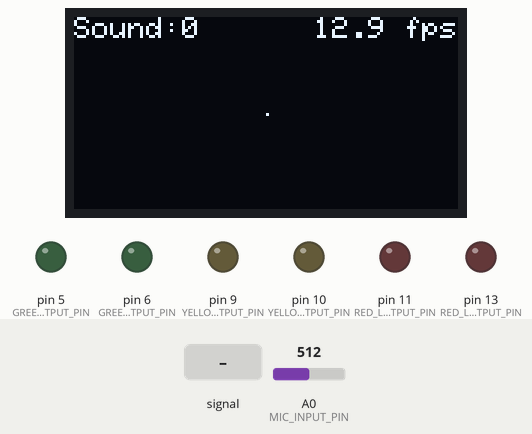
This sketch was run on a simulated Arduino Uno, built with avr-gcc and run on an emulated ATmega328P. Shown: 128×64 one-colour display, output pins drawn as LEDs (lit = HIGH). Inputs (shaded band) come from the test bench; at power-on: A0 (MIC_INPUT_PIN) = 512.

Above: at 1.2 s.
1.3 s: A0 (MIC_INPUT_PIN) fed a 200 Hz sine of ±255 counts around its level
At 4.0 s:
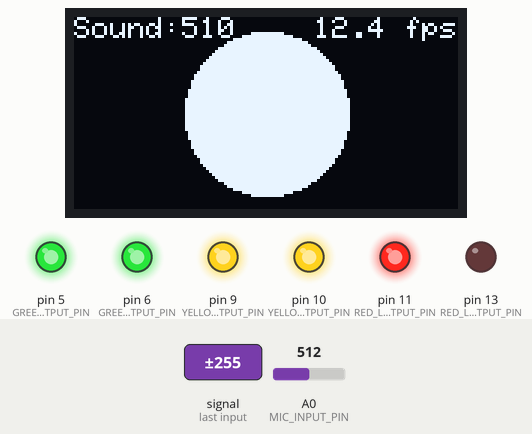
4.3 s: A0 (MIC_INPUT_PIN) set to 122
At 5.1 s:
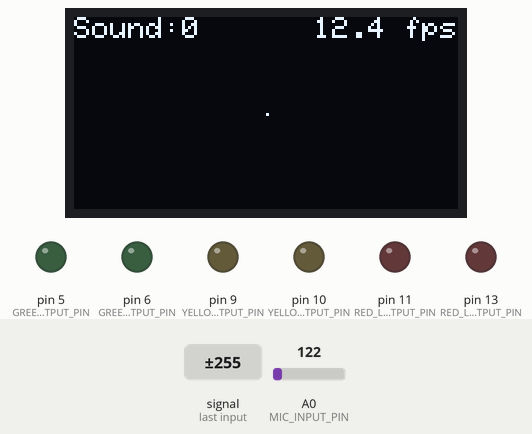
5.9 s: A0 (MIC_INPUT_PIN) set to 610
At 6.6 s:
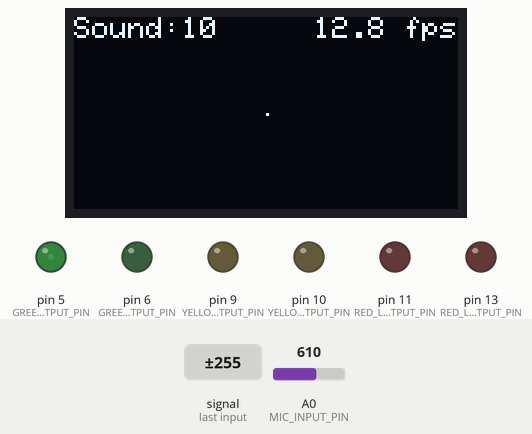
7.4 s: A0 (MIC_INPUT_PIN) fed a 1000 Hz sine of ±255 counts around its level
At 8.1 s:
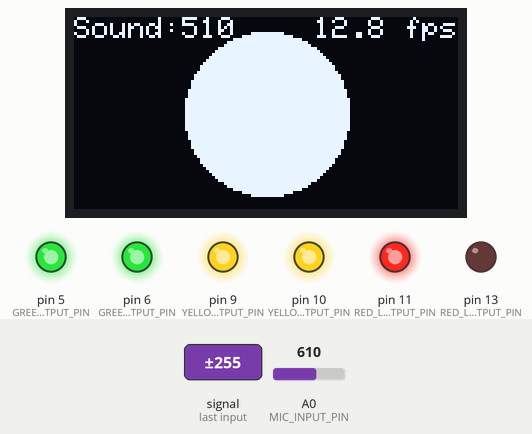
9.8 s: A0 (MIC_INPUT_PIN) fed a 2 Hz sine of ±306 counts around its level
At 10.3 s:
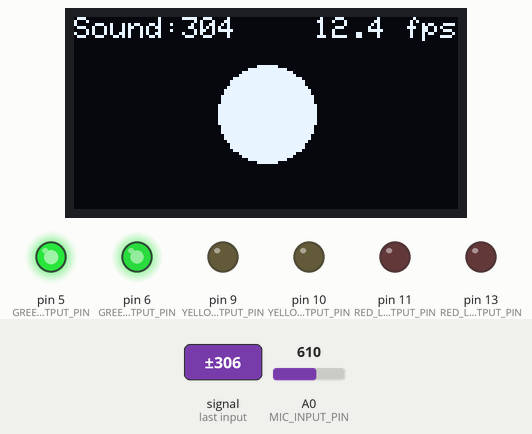
11.6 s: A0 (MIC_INPUT_PIN) set to 511
At 12.1 s:
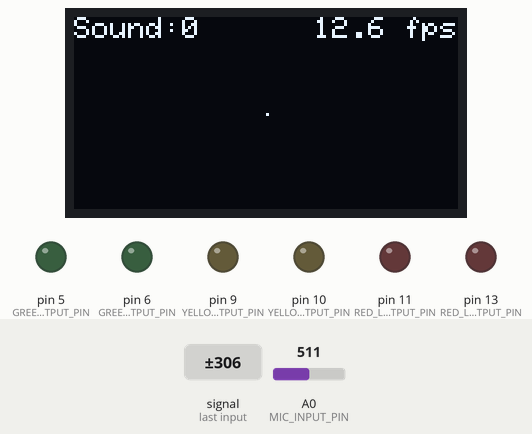
Timing chart, 0 to 14.2 s (numbered marks = the images above; inputs shaded):
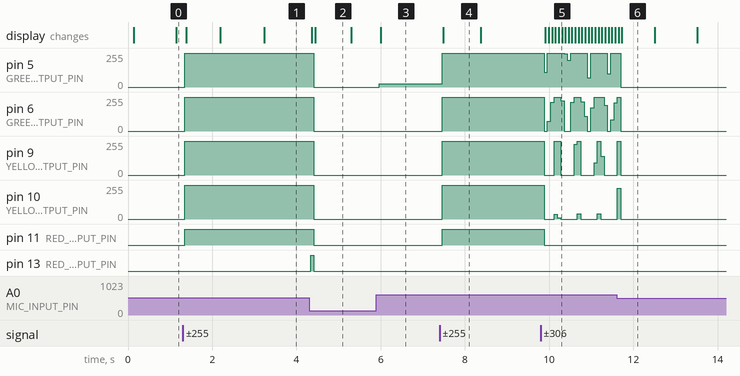

The sketch:

SoundLevelSixLEDsWithOLED.ino
```cpp
/*
 * Simple VUMeter using an electret microphone (with built-in amp) on A0 and for
 * output, we use the PWM pins with LEDs and the OLED display.
 *
 * We also have a version without the OLED called: SoundLevelSixLEDs.ino
 *
 * Based on
 * https://learn.adafruit.com/adafruit-microphone-amplifier-breakout/measuring-sound-levels
 *
 * By Jon E. Froehlich
 * @jonfroehlich
 * http://makeabilitylab.io
 *
 */
// #include <SPI.h> // Comment out when using i2c
#include <Wire.h>
#include <Adafruit_GFX.h>
#include <Adafruit_SSD1306.h>

#define SCREEN_WIDTH 128 // OLED display width, in pixels
#define SCREEN_HEIGHT 64 // OLED display height, in pixels

// Declaration for an SSD1306 display connected to I2C (SDA, SCL pins)
#define OLED_RESET     4 // Reset pin # (or -1 if sharing Arduino reset pin)
Adafruit_SSD1306 _display(SCREEN_WIDTH, SCREEN_HEIGHT, &Wire, OLED_RESET);

// 1024 with 5V, 676 with 3.3V on Arduino Uno or Leonardo
const int MAX_ANALOG_IN = 600;

const int MAX_ANALOG_OUT = 255;
const int MIC_INPUT_PIN = A0;


const int MIN_SHAPE_SIZE = 0;
int _maxShapeSize = 0;

const int sampleWindow = 50; // Sample window width in mS (50 ms = 20Hz)

const int GREEN_LED1_OUTPUT_PIN = 5;
const int GREEN_LED2_OUTPUT_PIN = 6;
const int YELLOW_LED1_OUTPUT_PIN =9;
const int YELLOW_LED2_OUTPUT_PIN = 10;
const int RED_LED1_OUTPUT_PIN = 11;
const int RED_LED2_OUTPUT_PIN = 13;
const int NUM_LEDS = 6;
const int LED_PINS[NUM_LEDS] = {
  GREEN_LED1_OUTPUT_PIN,
  GREEN_LED2_OUTPUT_PIN,
  YELLOW_LED1_OUTPUT_PIN,
  YELLOW_LED2_OUTPUT_PIN,
  RED_LED1_OUTPUT_PIN,
  RED_LED2_OUTPUT_PIN,
};

// for tracking fps
float _fps = 0;
unsigned long _frameCount = 0;
unsigned long _fpsStartTimeStamp = 0;

void setup() {
  Serial.begin(9600);
  for(int i = 0; i < NUM_LEDS; i++){
    int ledPin = LED_PINS[i];
    pinMode(ledPin, OUTPUT);
  }
  pinMode(MIC_INPUT_PIN, INPUT);

  // SSD1306_SWITCHCAPVCC = generate display voltage from 3.3V internally
  if(!_display.begin(SSD1306_SWITCHCAPVCC, 0x3D)) { // Address 0x3D for 128x64
    Serial.println(F("SSD1306 allocation failed"));
    for(;;); // Don't proceed, loop forever
  }

  _maxShapeSize = min(_display.width(), _display.height());

  _display.clearDisplay();
  _display.setTextSize(1);      // Normal 1:1 pixel scale
  _display.setTextColor(SSD1306_WHITE); // Draw white text
  _display.setCursor(0, 0);     // Start at top-left corner
  _display.display();

  _fpsStartTimeStamp = millis();
}

void loop() {


  unsigned int peakToPeak = 0;   // peak-to-peak level
  unsigned int signalMax = 0;
  unsigned int signalMin = MAX_ANALOG_IN;

  // collect data for 50 ms
  unsigned long startMillis = millis();  // Start of sample window
  while (millis() - startMillis < sampleWindow){
    const int micInVal = analogRead(MIC_INPUT_PIN);

    if (micInVal > signalMax){
      signalMax = micInVal;  // save just the max levels
    }else if (micInVal < signalMin){
      signalMin = micInVal;  // save just the min levels
    }
  }
  peakToPeak = signalMax - signalMin;  // max - min = peak-peak amplitude
  peakToPeak = constrain(peakToPeak, 0, MAX_ANALOG_IN);

  // Translate peakToPeak voltage signal to a VU meter value
  long vuMeterVal = map(peakToPeak, 0, MAX_ANALOG_IN, 0, MAX_ANALOG_OUT * NUM_LEDS);

  // Figure out how many LEDs should be fully on + remainder for analog out
  int numLedsOn = vuMeterVal / MAX_ANALOG_OUT;
  int lastLedVal = vuMeterVal - (numLedsOn * MAX_ANALOG_OUT);

  // Set LED output vals
  for(int i = 0; i < NUM_LEDS; i++){
    int ledPin = LED_PINS[i];

    if(i < numLedsOn){
      digitalWrite(ledPin, HIGH);
    }else if(i == numLedsOn){
      analogWrite(ledPin, lastLedVal);
    }else{
      digitalWrite(ledPin, LOW);
    }
  }

  // Draw OLED circle
  _display.clearDisplay();

  int shapeSize = map(peakToPeak, 0, MAX_ANALOG_IN, MIN_SHAPE_SIZE, _maxShapeSize);
  int radius = shapeSize / 2;
  int xCenter = _display.width() / 2;
  int yCenter = _display.height() / 2;
  _display.fillCircle(xCenter, yCenter, radius, SSD1306_WHITE);

  // Draw sound level
  _display.setCursor(0, 0);
  _display.print("Sound:");
  _display.println(peakToPeak);

  // Draw frame count
  int16_t x1, y1;
  uint16_t w, h;
  _display.getTextBounds("XX.X fps", 0, 0, &x1, &y1, &w, &h);
  _display.setCursor(_display.width() - w, 0);
  _display.print(_fps, 1);
  _display.print(" fps");

  _display.display();

  calcFrameRate();
}

/**
 * Call this every frame to calculate frame rate
 */
void calcFrameRate() {

  unsigned long elapsedTime = millis() - _fpsStartTimeStamp;
  _frameCount++;
  if (elapsedTime > 1000) {
    _fps = _frameCount / (elapsedTime / 1000.0);
    _fpsStartTimeStamp = millis();
    _frameCount = 0;
  }
}
```

Measured:
- after the input at 1.3 s, pin 5 (GREEN_LED1_OUTPUT_PIN), pin 6 (GREEN_LED2_OUTPUT_PIN), pin 9 (YELLOW_LED1_OUTPUT_PIN), pin 10 (YELLOW_LED2_OUTPUT_PIN): 0/255 → 255/255 after 0.05 s; pin 11 (RED_LED1_OUTPUT_PIN): LOW → HIGH after 0.05 s; the display: first changes after 0.08 s (image 1 shows a later state)
- after the input at 4.3 s, pin 5 (GREEN_LED1_OUTPUT_PIN), pin 6 (GREEN_LED2_OUTPUT_PIN): 255/255 → 0/255 after 0.12 s
- after the input at 5.9 s, pin 5 (GREEN_LED1_OUTPUT_PIN): 0/255 → 25/255 after 0.07 s; the display: changes after 0.10 s (image 3)
- after the input at 7.4 s, pin 5 (GREEN_LED1_OUTPUT_PIN): 25/255 → 255/255 after 0.06 s; pin 6 (GREEN_LED2_OUTPUT_PIN), pin 9 (YELLOW_LED1_OUTPUT_PIN), pin 10 (YELLOW_LED2_OUTPUT_PIN): 0/255 → 255/255 after 0.06 s; pin 11 (RED_LED1_OUTPUT_PIN): LOW → HIGH after 0.06 s; the display: changes after 0.09 s (image 4)
- after the input at 9.8 s, pin 11 (RED_LED1_OUTPUT_PIN): HIGH → LOW after 0.08 s; the display: first changes after 0.11 s (image 5 shows a later state)
- what the display in image 2 shows lasts 0.9 s, from 4.4 s to 5.3 s
